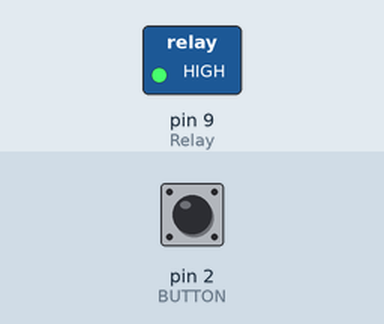
This sketch was run on a simulated Arduino Uno, built with avr-gcc and run on an emulated ATmega328P. On the bench: switched loads named in the sketch (green lamp = pin HIGH). The inputs (shaded band) are chosen by the test bench; at power-on: pin 2 (BUTTON) HIGH.

Above: at 1.2 s.
1.3 s: pin 2 (BUTTON) pulled LOW for 0.15 s
At 1.37 s:
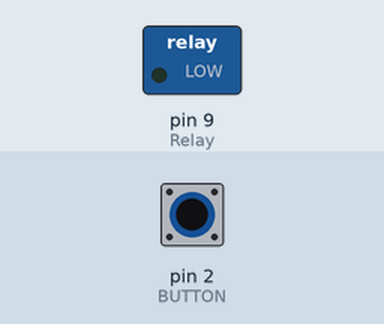
2.9 s: pin 2 (BUTTON) pulled LOW for 3.2 s
At 6.7 s:
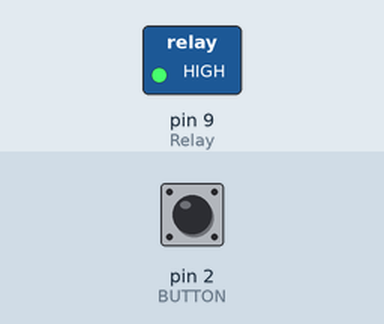
Timing chart, 0 to 8.2 s (numbered marks = the images above; inputs shaded):
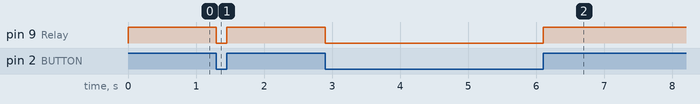

The sketch:

relay_button.ino
```cpp
/* a program for controlling relay with button*/
const int BUTTON=2;
const int Relay=9;

void setup()
{
    pinMode(Relay , OUTPUT); // GPIO09, Digital Pin D1
    pinMode(BUTTON , INPUT); // GPIO09, Digital Pin D1

}

    void loop()
{
  if (digitalRead(BUTTON)==LOW){
    digitalWrite(Relay,LOW);
  }
 else {
    digitalWrite(Relay,HIGH);
 }
}
```

Measured:
- after the input at 1.3 s, pin 9 (Relay): HIGH → LOW at once, → HIGH 0.15 s later
- after the input at 2.9 s, pin 9 (Relay): HIGH → LOW at once, → HIGH 3.2 s later
